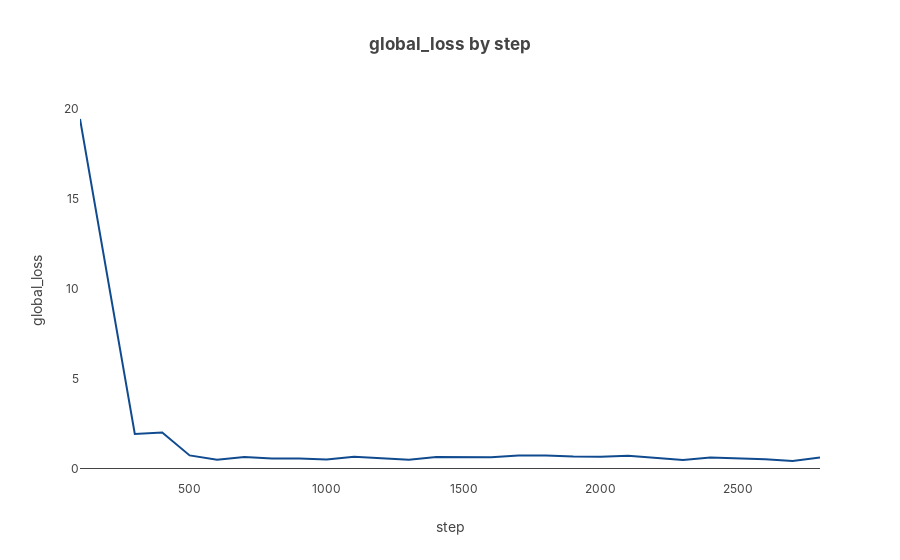
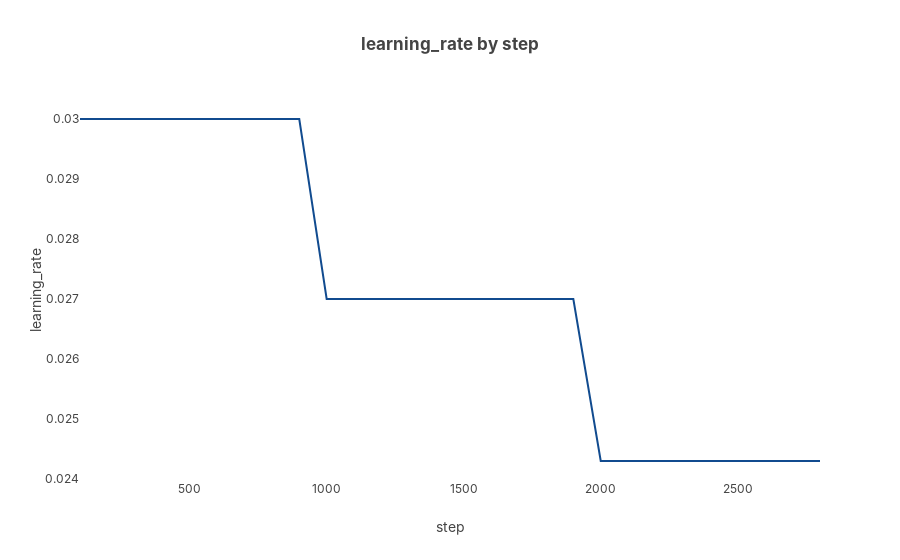
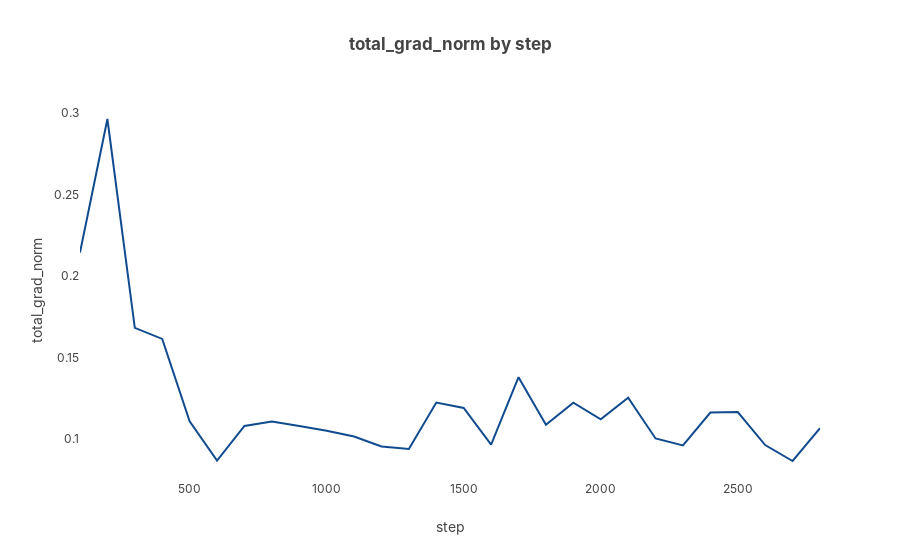

The code cell stored with these charts, in order, in its notebook:
### Code cell
from src.eval import plot_metric, plot_train_vs_val_loss

plot_metric(step_metrics_df, col='global_loss')
plot_metric(step_metrics_df, col='learning_rate')
plot_metric(step_metrics_df, col='total_grad_norm')

### Figure 1 — Plotly figure (JSON) as saved in the notebook; plotly's stock layout.template omitted (floating-point values rounded to 4 significant figures)
{"data": [{"hovertemplate": "step=%{x}<br>global_loss=%{y}<extra></extra>", "legendgroup": "", "line": {"color": "#114B8F", "dash": "solid"}, "marker": {"symbol": "circle"}, "mode": "lines", "name": "", "orientation": "v", "showlegend": false, "type": "scatter", "x": [100, 200, 300, 400, 500, 600, 700, 800, 900, 1000, 1100, 1200, 1300, 1400, 1500, 1600, 1700, 1800, 1900, 2000, 2100, 2200, 2300, 2400, 2500, 2600, 2700, 2800], "xaxis": "x", "y": [19.41, 10.66, 1.916, 2.001, 0.7264, 0.4867, 0.635, 0.5571, 0.553, 0.5049, 0.655, 0.5747, 0.4864, 0.6355, 0.6266, 0.6192, 0.7196, 0.7207, 0.6617, 0.6481, 0.7056, 0.5799, 0.4718, 0.6076, 0.5713, 0.5143, 0.4171, 0.6055], "yaxis": "y"}], "layout": {"autosize": true, "legend": {"tracegroupgap": 0}, "title": {"text": "global_loss by step"}, "xaxis": {"anchor": "y", "autorange": true, "domain": [0, 1], "range": [100, 2800], "title": {"text": "step"}, "type": "linear"}, "yaxis": {"anchor": "x", "autorange": true, "domain": [0, 1], "range": [-0.638, 20.46], "title": {"text": "global_loss"}, "type": "linear"}}}

### Figure 2 — Plotly figure (JSON) as saved in the notebook; plotly's stock layout.template omitted (floating-point values rounded to 4 significant figures)
{"data": [{"hovertemplate": "step=%{x}<br>learning_rate=%{y}<extra></extra>", "legendgroup": "", "line": {"color": "#114B8F", "dash": "solid"}, "marker": {"symbol": "circle"}, "mode": "lines", "name": "", "orientation": "v", "showlegend": false, "type": "scatter", "x": [100, 200, 300, 400, 500, 600, 700, 800, 900, 1000, 1100, 1200, 1300, 1400, 1500, 1600, 1700, 1800, 1900, 2000, 2100, 2200, 2300, 2400, 2500, 2600, 2700, 2800], "xaxis": "x", "y": [0.03, 0.03, 0.03, 0.03, 0.03, 0.03, 0.03, 0.03, 0.03, 0.027, 0.027, 0.027, 0.027, 0.027, 0.027, 0.027, 0.027, 0.027, 0.027, 0.0243, 0.0243, 0.0243, 0.0243, 0.0243, 0.0243, 0.0243, 0.0243, 0.0243], "yaxis": "y"}], "layout": {"autosize": true, "legend": {"tracegroupgap": 0}, "title": {"text": "learning_rate by step"}, "xaxis": {"anchor": "y", "autorange": true, "domain": [0, 1], "range": [100, 2800], "title": {"text": "step"}, "type": "linear"}, "yaxis": {"anchor": "x", "autorange": true, "domain": [0, 1], "range": [0.02398, 0.03032], "title": {"text": "learning_rate"}, "type": "linear"}}}

### Figure 3 — Plotly figure (JSON) as saved in the notebook; plotly's stock layout.template omitted (floating-point values rounded to 4 significant figures)
{"data": [{"hovertemplate": "step=%{x}<br>total_grad_norm=%{y}<extra></extra>", "legendgroup": "", "line": {"color": "#114B8F", "dash": "solid"}, "marker": {"symbol": "circle"}, "mode": "lines", "name": "", "orientation": "v", "showlegend": false, "type": "scatter", "x": [100, 200, 300, 400, 500, 600, 700, 800, 900, 1000, 1100, 1200, 1300, 1400, 1500, 1600, 1700, 1800, 1900, 2000, 2100, 2200, 2300, 2400, 2500, 2600, 2700, 2800], "xaxis": "x", "y": [0.2144, 0.2964, 0.1682, 0.1614, 0.1108, 0.08673, 0.108, 0.1107, 0.1079, 0.105, 0.1015, 0.09532, 0.09378, 0.1223, 0.119, 0.09655, 0.1379, 0.1087, 0.1223, 0.112, 0.1253, 0.1003, 0.09601, 0.1162, 0.1165, 0.09623, 0.08645, 0.1066], "yaxis": "y"}], "layout": {"autosize": true, "legend": {"tracegroupgap": 0}, "title": {"text": "total_grad_norm by step"}, "xaxis": {"anchor": "y", "autorange": true, "domain": [0, 1], "range": [100, 2800], "title": {"text": "step"}, "type": "linear"}, "yaxis": {"anchor": "x", "autorange": true, "domain": [0, 1], "range": [0.07478, 0.3081], "title": {"text": "total_grad_norm"}, "type": "linear"}}}
